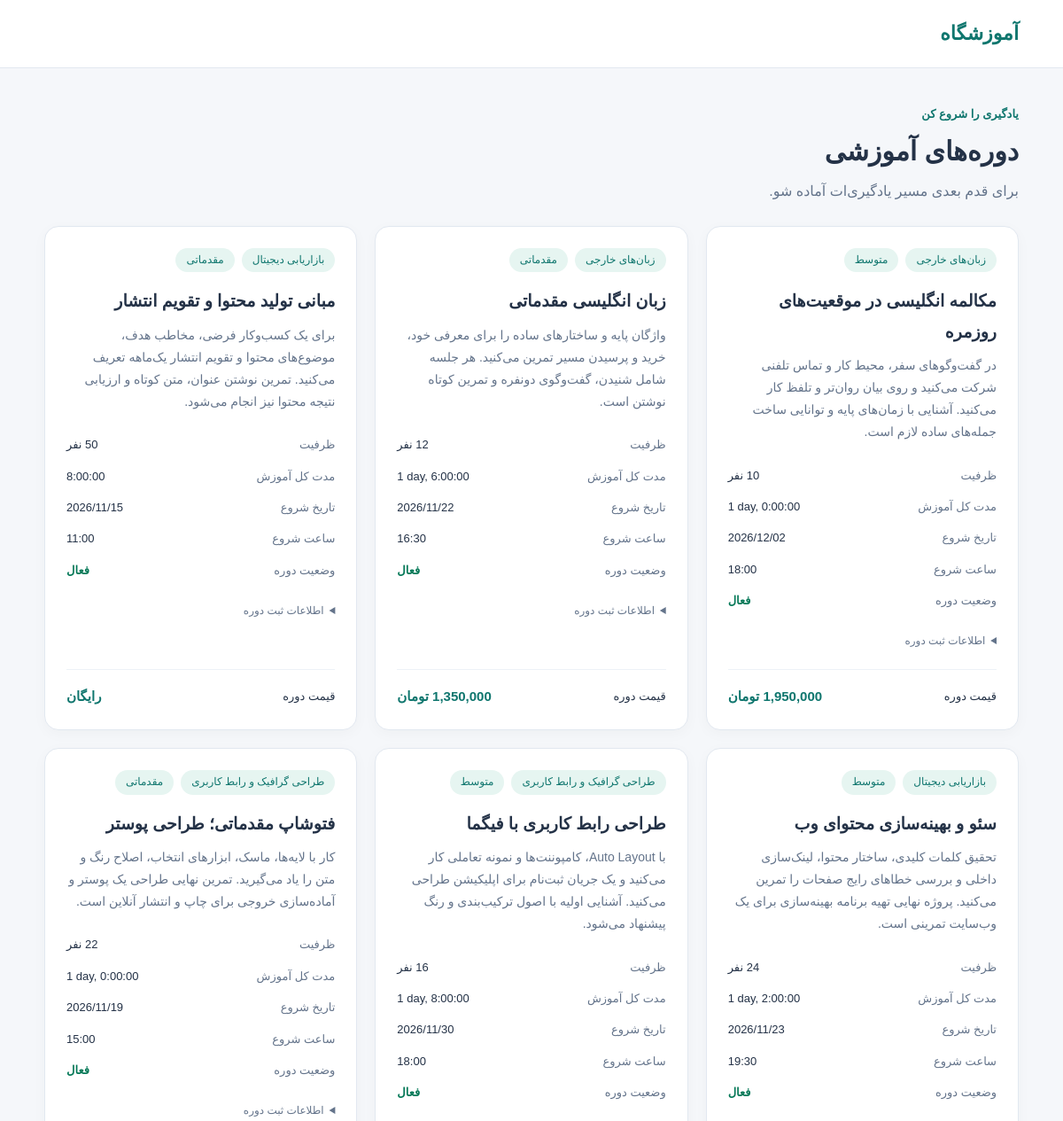
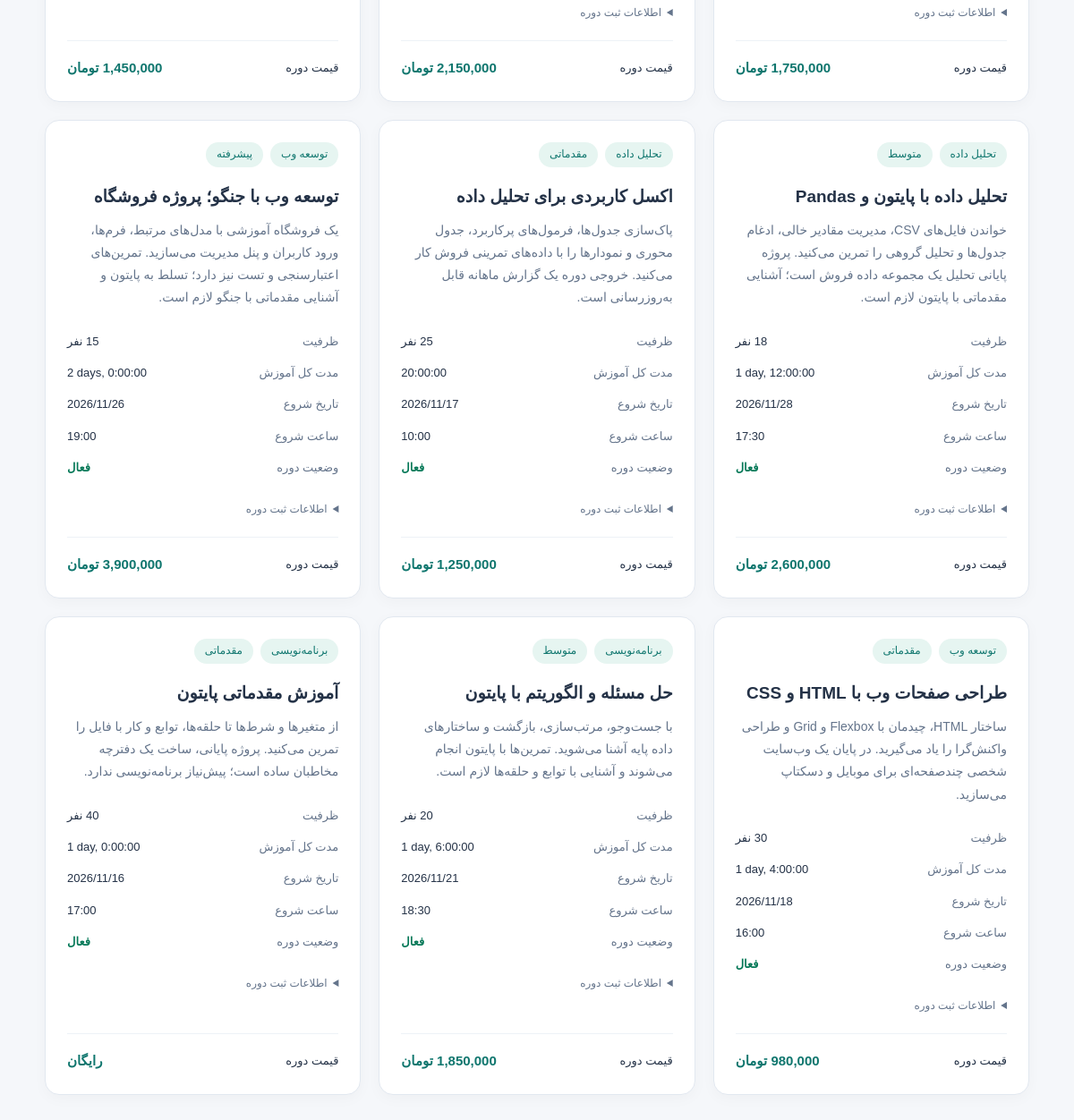
Page /courses/ on the committed database (2 pictures, top to bottom).
### courses/models.py (models this page shows, shortened)
class Course(models.Model):
    LEVEL_CHOICES = [
        ("beginner", "مقدماتی"),
        ("intermediate", "متوسط"),
        ("advanced", "پیشرفته"),
    ]
    title = models.CharField(verbose_name="عنوان دوره", max_length=200)
    category = models.ForeignKey(
        Category,
        verbose_name="دسته بندی",
        on_delete=models.PROTECT,
        related_name="courses",
    )
    slug = models.SlugField(
        verbose_name="شناسه آدرس",
        max_length=220,
        unique=True,
        allow_unicode=True,
        help_text="into-to-python",
    )
    description = models.TextField(
        verbose_name="توضیحات", help_text="توضیحات دوره را اینجا بنویسید"
    )
    level = models.CharField(
        verbose_name="سطح دوره",
        max_length=20,
        choices=LEVEL_CHOICES,
        default="beginner",
    )
    price = models.DecimalField(
        verbose_name="قیمت به تومان",
        max_digits=12,
        decimal_places=2,
        default=Decimal("0.00"),
        validators=[MinValueValidator(Decimal("0.00"))],
        help_text="برای دوره رایگان صفر وارد کنید",
    )
    capacity = models.PositiveBigIntegerField(
        verbose_name="ظرفیت",
        default=20,
        validators=[MinValueValidator(1)],
        help_text="حداکثر تعداد هنرجویان هر دوره",
    )
    duration = models.DurationField(
        verbose_name="مدت کل آموزش",
        default=timedelta(hours=10),
        validators=[MinValueValidator(timedelta(minutes=1))],
        help_text="10:00:00",
    )
    start_date = models.DateField(
        verbose_name="تاریخ شروع", blank=True, null=True, db_index=True
    )
    start_time = models.TimeField(
        verbose_name="ساعت شروع", blank=True, null=True, help_text="09:00:00"
    )
    is_active = models.BooleanField(
        verbose_name="فعال است؟",
        default=True,
        help_text="آیا دوره در سایت نمایش داده شود؟",
    )
    created_at = models.DateTimeField(
        verbose_name="زمان ایجاد",
        auto_now_add=True,
    )
    updated_at = models.DateTimeField(verbose_name="آخرین ویرایش", auto_now=True)
    class Meta:
        verbose_name = "دوره"
        verbose_name_plural = "دوره ها"
        ordering = ["-created_at"]

class Category(models.Model):
    name = models.CharField(
        verbose_name="نام دسته بندی",
        max_length=100,
        unique=True,
        help_text="مثلا برنامه نویسی",
        blank=False,
    )
    slug = models.SlugField(
        verbose_name="شناسه آدرس",
        max_length=120,
        unique=True,
        allow_unicode=True,
        help_text="web-design",
    )
    description = models.TextField(verbose_name="توضیحات", blank=True)
    class Meta:
        verbose_name = "دسته بندی"
        verbose_name_plural = "دسته بندی ها"
        ordering = ["name"]

### courses/views.py (the view)
# urls.py: path("", views.course_list, name="course_list"),
@require_safe #only GET and HEAD req
def course_list(request):
    courses = visible_courses(request.user)
    return render(request, "courses/course_list.html", {"courses": courses})

### courses/views.py (called while the page is built)
def visible_courses(user):
    courses = Course.objects.select_related("category")
    if user.is_staff:
        return courses
    return courses.filter(is_active=True)

### courses/templates/courses/course_list.html (shortened to what this page needs)
{% extends "base.html" %}
{% block content %}
    <section class="page-heading">
        <p class="eyebrow">یادگیری را شروع کن</p>
        <h1>دوره‌های آموزشی</h1>
        <p>برای قدم بعدی مسیر یادگیری‌ات آماده شو.</p>
    </section>
    <ul class="course-grid">
        {% for course in courses %}
            <li class="course-card">
                <div class="card-labels">
                    <span class="badge">
                        {{ course.category.name }}
                    </span>
                    <span class="badge">
                        {{ course.get_level_display }}
                    </span>
                </div>
                <h2>
                    <a class="course-link" href="{% url 'course_detail' course.pk %}">{{ course.title }}</a>
                </h2>
                <div class="description">
                    {{ course.description|linebreaksbr }}
                </div>
                <dl class="course-info">
                    <dt>ظرفیت</dt>
                    <dd>{{ course.capacity }} نفر</dd>
                    <dt>مدت کل آموزش</dt>
                    <dd>
                        <bdi>{{ course.duration }}</bdi>
                    </dd>
                    <dt>تاریخ شروع</dt>
                    <dd>
                        {{ course.start_date|date:"Y/m/d"|default:"هنوز مشخص نشده" }}
                    </dd>
                    <dt>ساعت شروع</dt>
                    <dd>
                        {{ course.start_time|time:"H:i"|default:"هنوز مشخص نشده" }}
                    </dd>
                    <dt>وضعیت دوره</dt>
                    <dd>
                        {% if course.is_active %}
                            <span class="status-active">فعال</span>
                        {% else %}
                            <span class="status-inactive">غیرفعال</span>
                        {% endif %}
                    </dd>
                </dl>
                <details class="course-record">
                    <summary>اطلاعات ثبت دوره</summary>
                </details>
                <div class="course-meta">
                    <span>قیمت دوره</span>
                    <strong>
                        {% if course.price == 0 %}
                            رایگان
                        {% else %}
                            {{ course.price|floatformat:"-2g" }} تومان
                        {% endif %}
                    </strong>
                </div>
            </li>
        {% empty %}
            <li class="empty-state">
                دوره‌ای برای نمایش وجود ندارد.
            </li>
        {% endfor %}
    </ul>
{% endblock %}

### courses/static/courses/css/style.css (style rules this page uses)
* { box-sizing: border-box; }
body { margin: 0; background: #f5f7fa; color: #243247; font-family: Tahoma, sans-serif; line-height: 1.8; }
.page-heading { padding: 40px 0 24px; }
.page-heading h1 { margin: 4px 0; font-size: 30px; }
.page-heading p { margin: 0; color: #64748b; }
.page-heading .eyebrow { color: #0f766e; font-size: 13px; font-weight: bold; }
.course-grid { display: grid; grid-template-columns: repeat( auto-fit, minmax(min(100%, 280px), 1fr) ); gap: 20px; padding: 0; margin: 0 0 40px; list-style: none; }
.course-card { display: flex; flex-direction: column; min-width: 0; padding: 24px; background: #ffffff; border: 1px solid #e2e8f0; border-radius: 16px; box-shadow: 0 4px 16px rgb(15 23 42 / 3%); }
.card-labels { display: flex; flex-wrap: wrap; gap: 8px; }
.badge { padding: 3px 12px; background: #e6f5f1; color: #0f766e; border-radius: 20px; font-size: 12px; overflow-wrap: anywhere; }
.course-card h2 { margin: 16px 0 8px; font-size: 19px; overflow-wrap: anywhere; }
.description { margin: 0 0 24px; color: #64748b; font-size: 14px; overflow-wrap: anywhere; }
.course-info { display: grid; grid-template-columns: auto minmax(0, 1fr); gap: 12px 16px; margin: 0 0 24px; font-size: 13px; }
.course-info dt { color: #64748b; }
.course-info dd { margin: 0; text-align: left; overflow-wrap: anywhere; }
.status-active { color: #047857; font-weight: bold; }
.course-record { margin-bottom: 20px; color: #64748b; font-size: 12px; }
.course-record summary { cursor: pointer; }
.course-meta { display: flex; flex-wrap: wrap; justify-content: space-between; align-items: center; gap: 12px; margin-top: auto; padding-top: 16px; border-top: 1px solid #edf2f7; font-size: 13px; }
.course-meta strong { color: #0f766e; font-size: 15px; }
.course-link { color: #0f766e; text-underline-offset: .22em; }
.course-card h2 .course-link { color: inherit; text-decoration: none; }

### rows in the picture
Course: category.name "زبان‌های خارجی", level "متوسط", title "مکالمه انگلیسی در موقعیت‌های روزمره", description "در گفت‌وگوهای سفر، محیط کار و تماس تلفنی شرکت می‌کنید و روی بیان روان‌تر و تلفظ کار می‌کنید. آشنایی با زمان‌های پایه و توانایی ساخت جمله‌های ساده لازم است.", duration "1 day, 0:00:00", start_date "2026/12/02", start_time "18:00", is_active "فعال", price "1,950,000"
Course: category.name "زبان‌های خارجی", level "مقدماتی", title "زبان انگلیسی مقدماتی", description "واژگان پایه و ساختارهای ساده را برای معرفی خود، خرید و پرسیدن مسیر تمرین می‌کنید. هر جلسه شامل شنیدن، گفت‌وگوی دونفره و تمرین کوتاه نوشتن است.", duration "1 day, 6:00:00", start_date "2026/11/22", start_time "16:30", is_active "فعال", price "1,350,000"
Course: category.name "بازاریابی دیجیتال", level "مقدماتی", title "مبانی تولید محتوا و تقویم انتشار", description "برای یک کسب‌وکار فرضی، مخاطب هدف، موضوع‌های محتوا و تقویم انتشار یک‌ماهه تعریف می‌کنید. تمرین نوشتن عنوان، متن کوتاه و ارزیابی نتیجه محتوا نیز انجام می‌شود.", capacity "50", duration "8:00:00", start_date "2026/11/15", start_time "11:00", is_active "فعال", price "رایگان"
Course: category.name "بازاریابی دیجیتال", level "متوسط", title "سئو و بهینه‌سازی محتوای وب", description "تحقیق کلمات کلیدی، ساختار محتوا، لینک‌سازی داخلی و بررسی خطاهای رایج صفحات را تمرین می‌کنید. پروژه نهایی تهیه برنامه بهینه‌سازی برای یک وب‌سایت تمرینی است.", duration "1 day, 2:00:00", start_date "2026/11/23", start_time "19:30", is_active "فعال", price "1,750,000"
Course: category.name "طراحی گرافیک و رابط کاربری", level "متوسط", title "طراحی رابط کاربری با فیگما", description "با Auto Layout، کامپوننت‌ها و نمونه تعاملی کار می‌کنید و یک جریان ثبت‌نام برای اپلیکیشن طراحی می‌کنید. آشنایی اولیه با اصول ترکیب‌بندی و رنگ پیشنهاد می‌شود.", duration "1 day, 8:00:00", start_date "2026/11/30", start_time "18:00", is_active "فعال", price "2,150,000"
Course: category.name "طراحی گرافیک و رابط کاربری", level "مقدماتی", title "فتوشاپ مقدماتی؛ طراحی پوستر", description "کار با لایه‌ها، ماسک، ابزارهای انتخاب، اصلاح رنگ و متن را یاد می‌گیرید. تمرین نهایی طراحی یک پوستر و آماده‌سازی خروجی برای چاپ و انتشار آنلاین است.", capacity "22", duration "1 day, 0:00:00", start_date "2026/11/19", start_time "15:00", is_active "فعال", price "1,450,000"
Course: category.name "تحلیل داده", level "متوسط", title "تحلیل داده با پایتون و Pandas", description "خواندن فایل‌های CSV، مدیریت مقادیر خالی، ادغام جدول‌ها و تحلیل گروهی را تمرین می‌کنید. پروژه پایانی تحلیل یک مجموعه داده فروش است؛ آشنایی مقدماتی با پایتون لازم است.", duration "1 day, 12:00:00", start_date "2026/11/28", start_time "17:30", is_active "فعال", price "2,600,000"
Course: category.name "تحلیل داده", level "مقدماتی", title "اکسل کاربردی برای تحلیل داده", description "پاک‌سازی جدول‌ها، فرمول‌های پرکاربرد، جدول محوری و نمودارها را با داده‌های تمرینی فروش کار می‌کنید. خروجی دوره یک گزارش ماهانه قابل به‌روزرسانی است.", duration "20:00:00", start_date "2026/11/17", start_time "10:00", is_active "فعال", price "1,250,000"
Course: category.name "توسعه وب", level "پیشرفته", title "توسعه وب با جنگو؛ پروژه فروشگاه", description "یک فروشگاه آموزشی با مدل‌های مرتبط، فرم‌ها، ورود کاربران و پنل مدیریت می‌سازید. تمرین‌های اعتبارسنجی و تست نیز دارد؛ تسلط به پایتون و آشنایی مقدماتی با جنگو لازم است.", duration "2 days, 0:00:00", start_date "2026/11/26", start_time "19:00", is_active "فعال", price "3,900,000"
Course: category.name "توسعه وب", level "مقدماتی", title "طراحی صفحات وب با HTML و CSS", description "ساختار HTML، چیدمان با Flexbox و Grid و طراحی واکنش‌گرا را یاد می‌گیرید. در پایان یک وب‌سایت شخصی چندصفحه‌ای برای موبایل و دسکتاپ می‌سازید.", duration "1 day, 4:00:00", start_date "2026/11/18", start_time "16:00", is_active "فعال", price "980,000"
Course: category.name "برنامه‌نویسی", level "متوسط", title "حل مسئله و الگوریتم با پایتون", description "با جست‌وجو، مرتب‌سازی، بازگشت و ساختارهای داده پایه آشنا می‌شوید. تمرین‌ها با پایتون انجام می‌شوند و آشنایی با توابع و حلقه‌ها لازم است.", duration "1 day, 6:00:00", start_date "2026/11/21", start_time "18:30", is_active "فعال", price "1,850,000"
Course: category.name "برنامه‌نویسی", level "مقدماتی", title "آموزش مقدماتی پایتون", description "از متغیرها و شرط‌ها تا حلقه‌ها، توابع و کار با فایل را تمرین می‌کنید. پروژه پایانی، ساخت یک دفترچه مخاطبان ساده است؛ پیش‌نیاز برنامه‌نویسی ندارد.", capacity "40", duration "1 day, 0:00:00", start_date "2026/11/16", start_time "17:00", is_active "فعال", price "رایگان"
